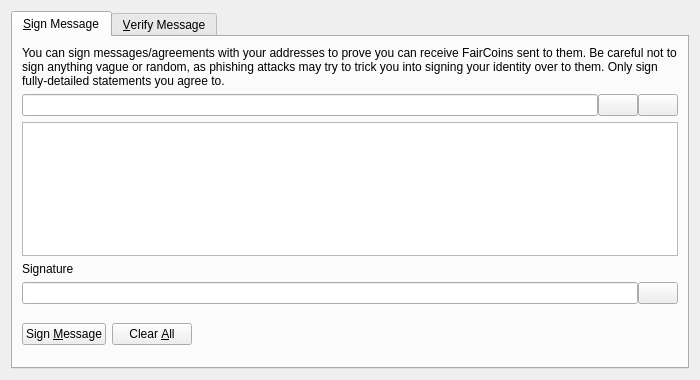
<?xml version="1.0" encoding="UTF-8"?>
<ui version="4.0">
 <class>SignVerifyMessageDialog</class>
 <widget class="QDialog" name="SignVerifyMessageDialog">
  <property name="geometry">
   <rect>
    <x>0</x>
    <y>0</y>
    <width>700</width>
    <height>380</height>
   </rect>
  </property>
  <property name="windowTitle">
   <string>Signatures - Sign / Verify a Message</string>
  </property>
  <property name="modal">
   <bool>true</bool>
  </property>
  <layout class="QVBoxLayout" name="verticalLayout">
   <item>
    <widget class="QTabWidget" name="tabWidget">
     <property name="currentIndex">
      <number>0</number>
     </property>
     <widget class="QWidget" name="tabSignMessage">
      <attribute name="title">
       <string>&amp;Sign Message</string>
      </attribute>
      <layout class="QVBoxLayout" name="verticalLayout_SM">
       <item>
        <widget class="QLabel" name="infoLabel_SM">
         <property name="text">
          <string>You can sign messages/agreements with your addresses to prove you can receive FairCoins sent to them. Be careful not to sign anything vague or random, as phishing attacks may try to trick you into signing your identity over to them. Only sign fully-detailed statements you agree to.</string>
         </property>
         <property name="textFormat">
          <enum>Qt::PlainText</enum>
         </property>
         <property name="wordWrap">
          <bool>true</bool>
         </property>
        </widget>
       </item>
       <item>
        <layout class="QHBoxLayout" name="horizontalLayout_1_SM">
         <property name="spacing">
          <number>0</number>
         </property>
         <item>
          <widget class="QValidatedLineEdit" name="addressIn_SM">
           <property name="toolTip">
            <string>The FairCoin address to sign the message with</string>
           </property>
          </widget>
         </item>
         <item>
          <widget class="QPushButton" name="addressBookButton_SM">
           <property name="toolTip">
            <string>Choose previously used address</string>
           </property>
           <property name="text">
            <string/>
           </property>
           <property name="icon">
            <iconset resource="../bitcoin.qrc">
             <normaloff>:/icons/address-book</normaloff>:/icons/address-book</iconset>
           </property>
           <property name="shortcut">
            <string>Alt+A</string>
           </property>
           <property name="autoDefault">
            <bool>false</bool>
           </property>
          </widget>
         </item>
         <item>
          <widget class="QPushButton" name="pasteButton_SM">
           <property name="toolTip">
            <string>Paste address from clipboard</string>
           </property>
           <property name="text">
            <string/>
           </property>
           <property name="icon">
            <iconset resource="../bitcoin.qrc">
             <normaloff>:/icons/editpaste</normaloff>:/icons/editpaste</iconset>
           </property>
           <property name="shortcut">
            <string>Alt+P</string>
           </property>
           <property name="autoDefault">
            <bool>false</bool>
           </property>
          </widget>
         </item>
        </layout>
       </item>
       <item>
        <widget class="QPlainTextEdit" name="messageIn_SM">
         <property name="toolTip">
          <string>Enter the message you want to sign here</string>
         </property>
        </widget>
       </item>
       <item>
        <widget class="QLabel" name="signatureLabel_SM">
         <property name="text">
          <string>Signature</string>
         </property>
         <property name="textFormat">
          <enum>Qt::PlainText</enum>
         </property>
        </widget>
       </item>
       <item>
        <layout class="QHBoxLayout" name="horizontalLayout_2_SM">
         <property name="spacing">
          <number>0</number>
         </property>
         <item>
          <widget class="QLineEdit" name="signatureOut_SM">
           <property name="font">
            <font>
             <italic>true</italic>
            </font>
           </property>
           <property name="readOnly">
            <bool>true</bool>
           </property>
          </widget>
         </item>
         <item>
          <widget class="QPushButton" name="copySignatureButton_SM">
           <property name="toolTip">
            <string>Copy the current signature to the system clipboard</string>
           </property>
           <property name="text">
            <string/>
           </property>
           <property name="icon">
            <iconset resource="../bitcoin.qrc">
             <normaloff>:/icons/editcopy</normaloff>:/icons/editcopy</iconset>
           </property>
           <property name="autoDefault">
            <bool>false</bool>
           </property>
          </widget>
         </item>
        </layout>
       </item>
       <item>
        <layout class="QHBoxLayout" name="horizontalLayout_3_SM">
         <item>
          <widget class="QPushButton" name="signMessageButton_SM">
           <property name="toolTip">
            <string>Sign the message to prove you own this FairCoin address</string>
           </property>
           <property name="text">
            <string>Sign &amp;Message</string>
           </property>
           <property name="icon">
            <iconset resource="../bitcoin.qrc">
             <normaloff>:/icons/edit</normaloff>:/icons/edit</iconset>
           </property>
           <property name="autoDefault">
            <bool>false</bool>
           </property>
          </widget>
         </item>
         <item>
          <widget class="QPushButton" name="clearButton_SM">
           <property name="toolTip">
            <string>Reset all sign message fields</string>
           </property>
           <property name="text">
            <string>Clear &amp;All</string>
           </property>
           <property name="icon">
            <iconset resource="../bitcoin.qrc">
             <normaloff>:/icons/remove</normaloff>:/icons/remove</iconset>
           </property>
           <property name="autoDefault">
            <bool>false</bool>
           </property>
          </widget>
         </item>
         <item>
          <spacer name="horizontalSpacer_1_SM">
           <property name="orientation">
            <enum>Qt::Horizontal</enum>
           </property>
           <property name="sizeHint" stdset="0">
            <size>
             <width>40</width>
             <height>48</height>
            </size>
           </property>
          </spacer>
         </item>
         <item>
          <widget class="QLabel" name="statusLabel_SM">
           <property name="font">
            <font>
             <weight>75</weight>
             <bold>true</bold>
            </font>
           </property>
           <property name="text">
            <string/>
           </property>
           <property name="wordWrap">
            <bool>true</bool>
           </property>
          </widget>
         </item>
         <item>
          <spacer name="horizontalSpacer_2_SM">
           <property name="orientation">
            <enum>Qt::Horizontal</enum>
           </property>
           <property name="sizeHint" stdset="0">
            <size>
             <width>40</width>
             <height>48</height>
            </size>
           </property>
          </spacer>
         </item>
        </layout>
       </item>
      </layout>
     </widget>
     <widget class="QWidget" name="tabVerifyMessage">
      <attribute name="title">
       <string>&amp;Verify Message</string>
      </attribute>
      <layout class="QVBoxLayout" name="verticalLayout_VM">
       <item>
        <widget class="QLabel" name="infoLabel_VM">
         <property name="text">
          <string>Enter the receiver's address, message (ensure you copy line breaks, spaces, tabs, etc. exactly) and signature below to verify the message. Be careful not to read more into the signature than what is in the signed message itself, to avoid being tricked by a man-in-the-middle attack. Note that this only proves the signing party receives with the address, it cannot prove sendership of any transaction!</string>
         </property>
         <property name="textFormat">
          <enum>Qt::PlainText</enum>
         </property>
         <property name="alignment">
          <set>Qt::AlignLeading|Qt::AlignLeft|Qt::AlignTop</set>
         </property>
         <property name="wordWrap">
          <bool>true</bool>
         </property>
        </widget>
       </item>
       <item>
        <layout class="QHBoxLayout" name="horizontalLayout_1_VM">
         <property name="spacing">
          <number>0</number>
         </property>
         <item>
          <widget class="QValidatedLineEdit" name="addressIn_VM">
           <property name="toolTip">
            <string>The FairCoin address the message was signed with</string>
           </property>
          </widget>
         </item>
         <item>
          <widget class="QPushButton" name="addressBookButton_VM">
           <property name="toolTip">
            <string>Choose previously used address</string>
           </property>
           <property name="text">
            <string/>
           </property>
           <property name="icon">
            <iconset resource="../bitcoin.qrc">
             <normaloff>:/icons/address-book</normaloff>:/icons/address-book</iconset>
           </property>
           <property name="shortcut">
            <string>Alt+A</string>
           </property>
           <property name="autoDefault">
            <bool>false</bool>
           </property>
          </widget>
         </item>
        </layout>
       </item>
       <item>
        <widget class="QPlainTextEdit" name="messageIn_VM"/>
       </item>
       <item>
        <widget class="QValidatedLineEdit" name="signatureIn_VM"/>
       </item>
       <item>
        <layout class="QHBoxLayout" name="horizontalLayout_2_VM">
         <item>
          <widget class="QPushButton" name="verifyMessageButton_VM">
           <property name="toolTip">
            <string>Verify the message to ensure it was signed with the specified FairCoin address</string>
           </property>
           <property name="text">
            <string>Verify &amp;Message</string>
           </property>
           <property name="icon">
            <iconset resource="../bitcoin.qrc">
             <normaloff>:/icons/transaction_0</normaloff>:/icons/transaction_0</iconset>
           </property>
           <property name="autoDefault">
            <bool>false</bool>
           </property>
          </widget>
         </item>
         <item>
          <widget class="QPushButton" name="clearButton_VM">
           <property name="toolTip">
            <string>Reset all verify message fields</string>
           </property>
           <property name="text">
            <string>Clear &amp;All</string>
           </property>
           <property name="icon">
            <iconset resource="../bitcoin.qrc">
             <normaloff>:/icons/remove</normaloff>:/icons/remove</iconset>
           </property>
           <property name="autoDefault">
            <bool>false</bool>
           </property>
          </widget>
         </item>
         <item>
          <spacer name="horizontalSpacer_1_VM">
           <property name="orientation">
            <enum>Qt::Horizontal</enum>
           </property>
           <property name="sizeHint" stdset="0">
            <size>
             <width>40</width>
             <height>48</height>
            </size>
           </property>
          </spacer>
         </item>
         <item>
          <widget class="QLabel" name="statusLabel_VM">
           <property name="font">
            <font>
             <weight>75</weight>
             <bold>true</bold>
            </font>
           </property>
           <property name="text">
            <string/>
           </property>
           <property name="wordWrap">
            <bool>true</bool>
           </property>
          </widget>
         </item>
         <item>
          <spacer name="horizontalSpacer_2_VM">
           <property name="orientation">
            <enum>Qt::Horizontal</enum>
           </property>
           <property name="sizeHint" stdset="0">
            <size>
             <width>40</width>
             <height>48</height>
            </size>
           </property>
          </spacer>
         </item>
        </layout>
       </item>
      </layout>
     </widget>
    </widget>
   </item>
  </layout>
 </widget>
 <customwidgets>
  <customwidget>
   <class>QValidatedLineEdit</class>
   <extends>QLineEdit</extends>
   <header>qvalidatedlineedit.h</header>
  </customwidget>
 </customwidgets>
 <resources>
  <include location="../bitcoin.qrc"/>
 </resources>
 <connections/>
</ui>
